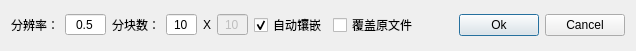
<?xml version="1.0" encoding="UTF-8"?>
<ui version="4.0">
 <class>SaveOrthoProjDialog</class>
 <widget class="QDialog" name="SaveOrthoProjDialog">
  <property name="geometry">
   <rect>
    <x>0</x>
    <y>0</y>
    <width>636</width>
    <height>51</height>
   </rect>
  </property>
  <property name="windowTitle">
   <string>预览</string>
  </property>
  <layout class="QVBoxLayout" name="verticalLayout">
   <item>
    <layout class="QHBoxLayout">
     <property name="spacing">
      <number>6</number>
     </property>
     <property name="leftMargin">
      <number>0</number>
     </property>
     <property name="topMargin">
      <number>0</number>
     </property>
     <property name="rightMargin">
      <number>0</number>
     </property>
     <property name="bottomMargin">
      <number>0</number>
     </property>
     <item>
      <widget class="QLabel" name="label">
       <property name="toolTip">
        <string>&lt;html&gt;&lt;head/&gt;&lt;body&gt;&lt;p&gt;值越高，输出像素越高，占用内存也越多。&lt;/p&gt;&lt;p&gt;对于大型文件，请设置低于5.0的值，否则可能导致系统内存不足&lt;/p&gt;&lt;/body&gt;&lt;/html&gt;</string>
       </property>
       <property name="text">
        <string>分辨率：</string>
       </property>
      </widget>
     </item>
     <item>
      <widget class="QDoubleSpinBox" name="pixelSpinBox">
       <property name="toolTip">
        <string>&lt;html&gt;&lt;head/&gt;&lt;body&gt;&lt;p&gt;值越高，输出像素越高，占用内存也越多。&lt;/p&gt;&lt;p&gt;对于大型文件，请设置低于5.0的值，否则可能导致系统内存不足&lt;/p&gt;&lt;/body&gt;&lt;/html&gt;</string>
       </property>
       <property name="alignment">
        <set>Qt::AlignCenter</set>
       </property>
       <property name="buttonSymbols">
        <enum>QAbstractSpinBox::NoButtons</enum>
       </property>
       <property name="decimals">
        <number>1</number>
       </property>
       <property name="minimum">
        <double>0.100000000000000</double>
       </property>
       <property name="maximum">
        <double>100.000000000000000</double>
       </property>
       <property name="value">
        <double>0.500000000000000</double>
       </property>
      </widget>
     </item>
     <item>
      <widget class="QLabel" name="label_2">
       <property name="toolTip">
        <string>&lt;html&gt;&lt;head/&gt;&lt;body&gt;&lt;p&gt;值越低，越容易引起内存不足&lt;/p&gt;&lt;p&gt;对于大型文件，至少保证设置在20 X 20以上&lt;/p&gt;&lt;/body&gt;&lt;/html&gt;</string>
       </property>
       <property name="text">
        <string>分块数：</string>
       </property>
      </widget>
     </item>
     <item>
      <widget class="QSpinBox" name="tileNumSpinBox">
       <property name="toolTip">
        <string>&lt;html&gt;&lt;head/&gt;&lt;body&gt;&lt;p&gt;值越低，越容易引起内存不足&lt;/p&gt;&lt;p&gt;对于大型文件，至少保证设置在20 X 20以上&lt;/p&gt;&lt;/body&gt;&lt;/html&gt;</string>
       </property>
       <property name="alignment">
        <set>Qt::AlignCenter</set>
       </property>
       <property name="buttonSymbols">
        <enum>QAbstractSpinBox::NoButtons</enum>
       </property>
       <property name="minimum">
        <number>1</number>
       </property>
       <property name="maximum">
        <number>100</number>
       </property>
       <property name="value">
        <number>10</number>
       </property>
      </widget>
     </item>
     <item>
      <widget class="QLabel" name="label_3">
       <property name="text">
        <string>X</string>
       </property>
      </widget>
     </item>
     <item>
      <widget class="QSpinBox" name="tileNumSpinBox_2">
       <property name="enabled">
        <bool>false</bool>
       </property>
       <property name="toolTip">
        <string>&lt;html&gt;&lt;head/&gt;&lt;body&gt;&lt;p&gt;值越低，越容易引起内存不足&lt;/p&gt;&lt;p&gt;对于大型文件，至少保证设置在20 X 20以上&lt;/p&gt;&lt;/body&gt;&lt;/html&gt;</string>
       </property>
       <property name="alignment">
        <set>Qt::AlignCenter</set>
       </property>
       <property name="buttonSymbols">
        <enum>QAbstractSpinBox::NoButtons</enum>
       </property>
       <property name="minimum">
        <number>1</number>
       </property>
       <property name="maximum">
        <number>100</number>
       </property>
       <property name="value">
        <number>10</number>
       </property>
      </widget>
     </item>
     <item>
      <widget class="QCheckBox" name="mergeCheckBox">
       <property name="toolTip">
        <string>完成导出后自动镶嵌切片为完整文件</string>
       </property>
       <property name="text">
        <string>自动镶嵌</string>
       </property>
       <property name="checked">
        <bool>true</bool>
       </property>
      </widget>
     </item>
     <item>
      <widget class="QCheckBox" name="overwriteCheckBox">
       <property name="toolTip">
        <string>覆盖目标文件夹中已存在的文件。需要重新生成的时候选择此项</string>
       </property>
       <property name="text">
        <string>覆盖原文件</string>
       </property>
      </widget>
     </item>
     <item>
      <spacer name="horizontalSpacer">
       <property name="orientation">
        <enum>Qt::Horizontal</enum>
       </property>
       <property name="sizeHint" stdset="0">
        <size>
         <width>40</width>
         <height>20</height>
        </size>
       </property>
      </spacer>
     </item>
     <item>
      <widget class="QPushButton" name="pushButtonOk">
       <property name="text">
        <string>Ok</string>
       </property>
      </widget>
     </item>
     <item>
      <widget class="QPushButton" name="cancelButton">
       <property name="text">
        <string>Cancel</string>
       </property>
      </widget>
     </item>
    </layout>
   </item>
  </layout>
 </widget>
 <resources/>
 <connections>
  <connection>
   <sender>cancelButton</sender>
   <signal>clicked()</signal>
   <receiver>SaveOrthoProjDialog</receiver>
   <slot>reject()</slot>
   <hints>
    <hint type="sourcelabel">
     <x>369</x>
     <y>253</y>
    </hint>
    <hint type="destinationlabel">
     <x>179</x>
     <y>282</y>
    </hint>
   </hints>
  </connection>
 </connections>
</ui>
